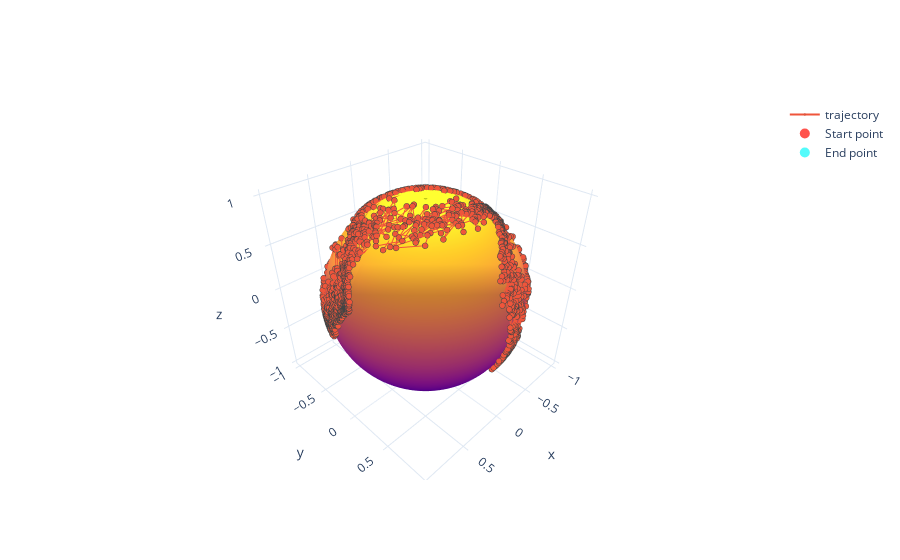

This figure's notebook cell:
### Code cell
Sphere_projection(enc, n = 1)

### Figure 1 — Plotly figure (JSON) as saved in the notebook; plotly's stock layout.template omitted (floating-point values rounded to 4 significant figures; data arrays with more than 128 entries replaced by an {"elided": "..."} marker saying what was removed)
{"data": [{"showscale": false, "surfacecolor": {"elided": "100x100 float values"}, "type": "surface", "x": {"elided": "100x100 float values"}, "y": {"elided": "100x100 float values"}, "z": {"elided": "100x100 float values"}}, {"marker": {"line": {"width": 0.1}, "size": 2}, "name": "trajectory", "type": "scatter3d", "x": {"elided": "3991 float values"}, "y": {"elided": "3991 float values"}, "z": {"elided": "3991 float values"}}, {"marker": {"color": "rgba(255, 10, 0, .7)", "size": 10}, "mode": "markers", "name": "Start point", "type": "scatter3d", "x": [-0.8194], "y": [0.3444], "z": [-0.4582]}, {"marker": {"color": "rgba(10, 250, 250, .7)", "size": 10}, "mode": "markers", "name": "End point", "type": "scatter3d", "x": [-0.5479], "y": [-0.8338], "z": [0.06734]}], "layout": {}}
